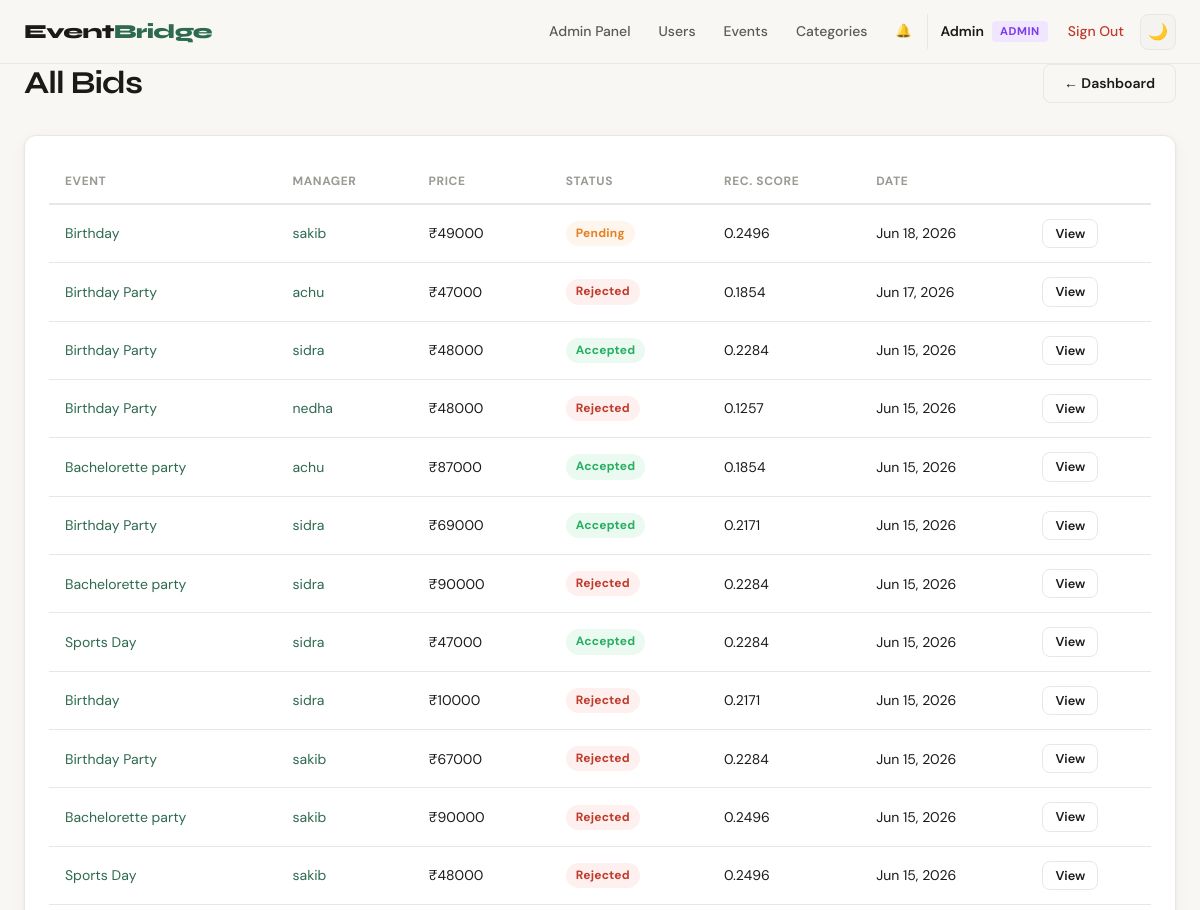
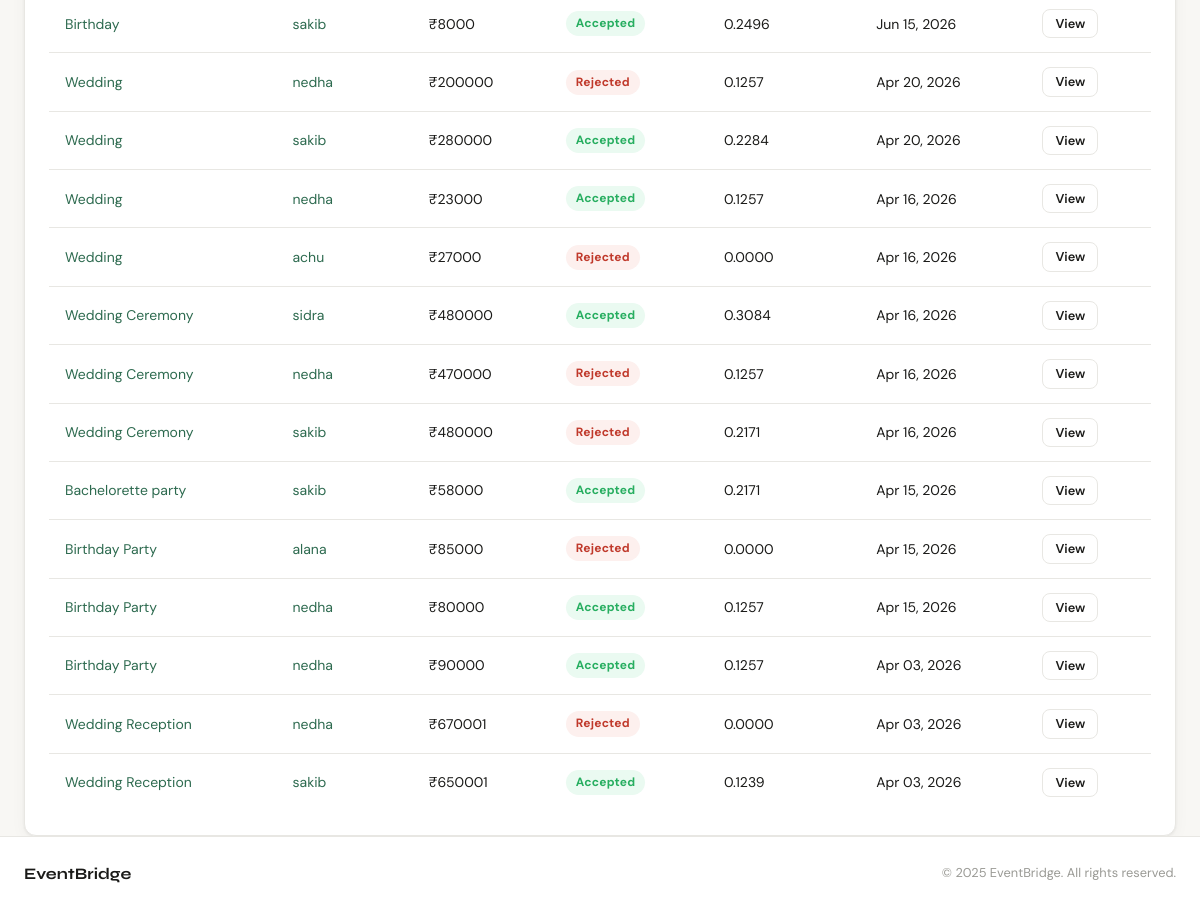
The app's page /bidding/admin/all/ (signed in) with its own data (2 pictures, top to bottom).
### apps/users/models.py (models this page shows, shortened)
class CustomUser(AbstractUser):
    ROLE_CHOICES = [
        ('admin', 'Admin'),
        ('customer', 'Customer'),
        ('manager', 'Manager'),
    ]
    role = models.CharField(max_length=20, choices=ROLE_CHOICES, default='customer')
    phone = models.CharField(max_length=20, blank=True)
    city = models.CharField(max_length=100, blank=True)
    def is_admin_user(self):
        return self.role == 'admin' or self.is_staff

### apps/bidding/models.py (models this page shows, shortened)
class Bid(models.Model):
    STATUS_CHOICES = [
        ('pending', 'Pending'),
        ('accepted', 'Accepted'),
        ('rejected', 'Rejected'),
        ('withdrawn', 'Withdrawn'),
    ]
    event = models.ForeignKey(
        'events.Event',
        on_delete=models.CASCADE,
        related_name='bids'
    )
    manager = models.ForeignKey(
        settings.AUTH_USER_MODEL,
        on_delete=models.CASCADE,
        related_name='placed_bids'
    )
    price = models.DecimalField(max_digits=10, decimal_places=2)
    proposal = models.TextField()
    status = models.CharField(max_length=20, choices=STATUS_CHOICES, default='pending')
    recommendation_score = models.DecimalField(max_digits=6, decimal_places=4, default=0)
    created_at = models.DateTimeField(auto_now_add=True)
    updated_at = models.DateTimeField(auto_now=True)
    class Meta:
        unique_together = ('event', 'manager')
        ordering = ['-recommendation_score', 'price']

### apps/events/models.py (models this page shows, shortened)
class Event(models.Model):
    STATUS_CHOICES = [
        ('open', 'Open for Bids'),
        ('in_review', 'Reviewing Bids'),
        ('assigned', 'Manager Assigned'),
        ('in_progress', 'In Progress'),
        ('completed', 'Completed'),
        ('cancelled', 'Cancelled'),
    ]
    organizer = models.ForeignKey(
        settings.AUTH_USER_MODEL,
        on_delete=models.CASCADE,
        related_name='organized_events'
    )
    title = models.CharField(max_length=200)
    description = models.TextField()
    category = models.ForeignKey(Category, on_delete=models.SET_NULL, null=True, related_name='events')
    budget = models.DecimalField(max_digits=10, decimal_places=2)
    location = models.CharField(max_length=200)
    event_date = models.DateField()
    status = models.CharField(max_length=20, choices=STATUS_CHOICES, default='open')
    assigned_manager = models.ForeignKey(
        settings.AUTH_USER_MODEL,
        on_delete=models.SET_NULL,
        null=True, blank=True,
        related_name='assigned_events'
    )
    created_at = models.DateTimeField(auto_now_add=True)
    updated_at = models.DateTimeField(auto_now=True)
    class Meta:
        ordering = ['-created_at']

### apps/bidding/views.py (the view)
# urls.py: path('admin/all/', views.all_bids_admin, name='all_bids_admin'),
@login_required
def all_bids_admin(request):
    if not request.user.is_admin_user():
        return redirect('dashboard')
    bids = Bid.objects.select_related('event', 'manager').order_by('-created_at')
    return render(request, 'bidding/all_bids_admin.html', {'bids': bids})

### templates/bidding/all_bids_admin.html (shortened to what this page needs)
{% extends 'base.html' %}
{% block content %}
<div class="container">
    <div class="page-header">
        <h1>All Bids</h1>
        <a href="{% url 'admin_dashboard' %}" class="btn btn-outline">← Dashboard</a>
    </div>
    <div class="card">
        <div class="table-wrap">
            <table class="data-table">
                <thead>
                    <tr>
                        <th>Event</th>
                        <th>Manager</th>
                        <th>Price</th>
                        <th>Status</th>
                        <th>Rec. Score</th>
                        <th>Date</th>
                        <th></th>
                    </tr>
                </thead>
                <tbody>
                    {% for bid in bids %}
                    <tr>
                        <td><a href="{% url 'event_detail' bid.event.pk %}">{{ bid.event.title }}</a></td>
                        <td><a href="{% url 'manager_profile' bid.manager.pk %}">{{ bid.manager.username }}</a></td>
                        <td>₹{{ bid.price|floatformat:0 }}</td>
                        <td><span class="status-badge status-{{ bid.status }}">{{ bid.get_status_display }}</span></td>
                        <td>{{ bid.recommendation_score|floatformat:4 }}</td>
                        <td>{{ bid.created_at|date:"M d, Y" }}</td>
                        <td><a href="{% url 'event_detail' bid.event.pk %}" class="btn btn-sm btn-outline">View</a></td>
                    </tr>
                    {% empty %}
                    <tr><td colspan="7" class="text-center text-muted">No bids found.</td></tr>
                    {% endfor %}
                </tbody>
            </table>
        </div>
    </div>
</div>
{% endblock %}

### templates/base.html (shortened to what this page needs)
<!DOCTYPE html>
<html lang="en" data-theme="light">
<head>
    <link rel="stylesheet" href="/static/css/main.css">
</head>
<body>
<nav class="navbar">
    <div class="nav-inner">
        <a href="/" class="nav-logo">Event<span>Bridge</span></a>
        <div class="nav-links">
            {% if user.is_authenticated %}
                {% if user.role == 'customer' %}
                    <a href="{% url 'customer_dashboard' %}" class="nav-link">Dashboard</a>
                    <a href="{% url 'my_events' %}" class="nav-link">My Events</a>
                    <a href="{% url 'create_event' %}" class="nav-link nav-cta">+ New Event</a>
                {% elif user.role == 'manager' %}
                    <a href="{% url 'manager_dashboard' %}" class="nav-link">Dashboard</a>
                    <a href="{% url 'available_events' %}" class="nav-link">Browse Events</a>
                    <a href="{% url 'my_bids' %}" class="nav-link">My Bids</a>
                {% else %}
                    <a href="{% url 'admin_dashboard' %}" class="nav-link">Admin Panel</a>
                    <a href="{% url 'manage_users' %}" class="nav-link">Users</a>
                    <a href="{% url 'all_events_admin' %}" class="nav-link">Events</a>
                    <a href="{% url 'manage_categories' %}" class="nav-link">Categories</a>
                {% endif %}
                <a href="{% url 'notifications' %}" class="nav-link notif-link">
                    🔔 <span id="notif-badge" class="notif-badge hidden">0</span>
                </a>
                <div class="nav-user">
                    <span class="user-name">{{ user.first_name|default:user.username }}</span>
                    <span class="user-role-badge role-{{ user.role }}">{{ user.role }}</span>
                    <a href="{% url 'logout' %}" class="nav-link logout-btn">Sign Out</a>
                </div>
            {% else %}
                <a href="{% url 'login' %}" class="nav-link">Sign In</a>
                <a href="{% url 'register_customer' %}" class="nav-link nav-cta">Get Started</a>
            {% endif %}
            <button class="theme-toggle" id="themeToggle" title="Toggle dark mode">🌙</button>
        </div>
    </div>
</nav>
<div class="content-wrap">
    {% block content %}{% endblock %}
</div>
<footer class="footer">
    <div class="footer-inner">
        <span class="footer-brand">Event<strong>Bridge</strong></span>
        <span class="footer-copy">© 2025 EventBridge. All rights reserved.</span>
    </div>
</footer>
</body>
</html>

### records on screen
CustomUser: first_name "Admin", role "ADMIN"
Bid: event "Birthday", manager.username "sakib", price "49000", status "Pending", recommendation_score "0.2496", created_at "Jun 18, 2026"
Bid: event "Birthday Party", manager.username "achu", price "47000", status "Rejected", recommendation_score "0.1854", created_at "Jun 17, 2026"
Bid: event "Birthday Party", manager.username "sidra", price "48000", status "Accepted", recommendation_score "0.2284", created_at "Jun 15, 2026"
Bid: event "Birthday Party", manager.username "nedha", price "48000", status "Rejected", recommendation_score "0.1257", created_at "Jun 15, 2026"
Bid: event "Bachelorette party", manager.username "achu", price "87000", status "Accepted", recommendation_score "0.1854", created_at "Jun 15, 2026"
Bid: event "Birthday Party", manager.username "sidra", price "69000", status "Accepted", recommendation_score "0.2171", created_at "Jun 15, 2026"
Bid: event "Bachelorette party", manager.username "sidra", price "90000", status "Rejected", recommendation_score "0.2284", created_at "Jun 15, 2026"
Bid: event "Sports Day", manager.username "sidra", price "47000", status "Accepted", recommendation_score "0.2284", created_at "Jun 15, 2026"
Bid: event "Birthday", manager.username "sidra", price "10000", status "Rejected", recommendation_score "0.2171", created_at "Jun 15, 2026"
Bid: event "Birthday Party", manager.username "sakib", price "67000", status "Rejected", recommendation_score "0.2284", created_at "Jun 15, 2026"
Bid: event "Bachelorette party", manager.username "sakib", price "90000", status "Rejected", recommendation_score "0.2496", created_at "Jun 15, 2026"
Bid: event "Sports Day", manager.username "sakib", price "48000", status "Rejected", recommendation_score "0.2496", created_at "Jun 15, 2026"
Bid: event "Birthday", manager.username "sakib", price "8000", status "Accepted", recommendation_score "0.2496", created_at "Jun 15, 2026"
Bid: event "Wedding", manager.username "nedha", price "200000", status "Rejected", recommendation_score "0.1257", created_at "Apr 20, 2026"
Bid: event "Wedding", manager.username "sakib", price "280000", status "Accepted", recommendation_score "0.2284", created_at "Apr 20, 2026"
Bid: event "Wedding", manager.username "nedha", price "23000", status "Accepted", recommendation_score "0.1257", created_at "Apr 16, 2026"
Bid: event "Wedding", manager.username "achu", price "27000", status "Rejected", recommendation_score "0.0000", created_at "Apr 16, 2026"
Bid: event "Wedding Ceremony", manager.username "sidra", price "480000", status "Accepted", recommendation_score "0.3084", created_at "Apr 16, 2026"
Bid: event "Wedding Ceremony", manager.username "nedha", price "470000", status "Rejected", recommendation_score "0.1257", created_at "Apr 16, 2026"
Bid: event "Wedding Ceremony", manager.username "sakib", price "480000", status "Rejected", recommendation_score "0.2171", created_at "Apr 16, 2026"
Bid: event "Bachelorette party", manager.username "sakib", price "58000", status "Accepted", recommendation_score "0.2171", created_at "Apr 15, 2026"
Bid: event "Birthday Party", manager.username "alana", price "85000", status "Rejected", recommendation_score "0.0000", created_at "Apr 15, 2026"
Bid: event "Birthday Party", manager.username "nedha", price "80000", status "Accepted", recommendation_score "0.1257", created_at "Apr 15, 2026"
Bid: event "Birthday Party", manager.username "nedha", price "90000", status "Accepted", recommendation_score "0.1257", created_at "Apr 03, 2026"
Bid: event "Wedding Reception", manager.username "nedha", price "670001", status "Rejected", recommendation_score "0.0000", created_at "Apr 03, 2026"
Bid: event "Wedding Reception", manager.username "sakib", price "650001", status "Accepted", recommendation_score "0.1239", created_at "Apr 03, 2026"
